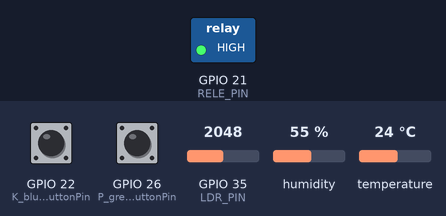
Bench run of a sketch on a simulated ESP32. On the bench: switched loads named in the sketch (green lamp = pin HIGH). The inputs (shaded band) are chosen by the test bench; at power-on: humidity 55 %, GPIO 35 (LDR_PIN) = 2048, GPIO 22 (K_blue_buttonPin) HIGH, GPIO 26 (P_green_buttonPin) HIGH, temperature 24 °C. What the sketch prints to the serial monitor is not drawn.

Above: at 1.8 s.
1.9 s: humidity set to 22 %
4.5 s: GPIO 35 (LDR_PIN) set to 0
7.5 s: GPIO 22 (K_blue_buttonPin) pulled LOW for 1.25 s
10.2 s: GPIO 26 (P_green_buttonPin) pulled LOW for 1.25 s
12.9 s: humidity set to 40 %
15.7 s: GPIO 35 (LDR_PIN) set to 3603
Timing chart, 0 to 18.7 s (numbered marks = the images above; inputs shaded):
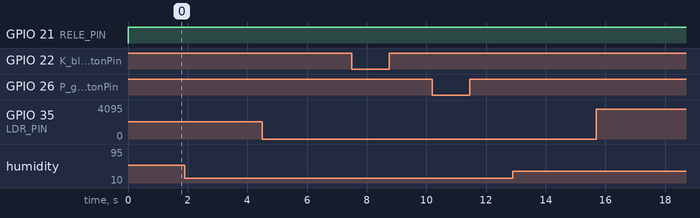

The sketch:

sketch.ino
```cpp
#include "DHTesp.h"

#define P_green_buttonPin 26  // Pino do botão P (fósforo)
#define K_blue_buttonPin 22   // Pino do botão K (potássio)

#define LDR_PIN 35            // Pino do sensor LDR
#define DHT_PIN 15            // Pino do sensor DHT
#define RELE_PIN 21           // Pino de controle do relé

DHTesp dhtSensor;

const double rl10 = 50000.0; // LDR resistance at 10 lux
const double ldrGamma = 0.7;

// Limites para pH e umidade
const float pH_min = 5.5;  // pH mínimo aceitável para o solo
const float pH_max = 7.5;  // pH máximo aceitável para o solo
const float humidity_threshold = 30.0;  // Umidade mínima aceitável (em %)

bool isBombaLigada = false;

void setup() {
  Serial.begin(115200);

  pinMode(P_green_buttonPin, INPUT_PULLUP);
  pinMode(K_blue_buttonPin, INPUT_PULLUP);
  pinMode(LDR_PIN, INPUT);
  pinMode(RELE_PIN, OUTPUT);  // Configura o pino do relé como saída

  dhtSensor.setup(DHT_PIN, DHTesp::DHT22);
}

void loop() {
  int P_buttonState = digitalRead(P_green_buttonPin);
  int K_buttonState = digitalRead(K_blue_buttonPin);

  if (P_buttonState == LOW) {
    Serial.println("Button P Pressed");
  } else {
    Serial.println("Button P Not Pressed");
  }

  if (K_buttonState == LOW) {
    Serial.println("Button K Pressed");
  } else {
    Serial.println("Button K Not Pressed");
  }

  double pH = read_ldr();
  double humidity = read_dht();

  if (deveIrrigar(K_buttonState == LOW, P_buttonState == LOW, pH, humidity)) {
    liga_rele();
  } else {
    desliga_rele();
  }

  delay(1000);
}

double calculate_resistance(int ldr_value) {
    double voltage_ratio = ldr_value / (4095.0 - ldr_value);
    return 10000.0 * voltage_ratio;
}

double calculate_lux(double resistance) {
    return 10.0 * pow(rl10 / resistance, 1.0 / ldrGamma);
}

double read_ldr() {
    int value = analogRead(LDR_PIN);
    double resistance = calculate_resistance(value);
    double light_level = calculate_lux(resistance);
    Serial.print("Luminosidade: ");
    Serial.println(light_level);
    return light_level;
}

double read_dht() {
    TempAndHumidity data = dhtSensor.getTempAndHumidity();

    if (isnan(data.humidity)) {
        Serial.println("Erro ao ler o sensor DHT22");
        return NAN;
    } else {
        Serial.print("Umidade: ");
        Serial.print(data.humidity);
        Serial.println(" %");
        return data.humidity;
    }
}

void liga_rele() {
  // Liga o relé (ativa a bomba de água)
  if (!isBombaLigada) {
    isBombaLigada = true;
    Serial.println("Acionando bomba.");
  } else {
    Serial.println("Bomba se mantém acionada.");
  }

  digitalWrite(RELE_PIN, HIGH);
}

void desliga_rele() {
  // Desliga o relé (ativa a bomba de água)
  if (isBombaLigada) {
    isBombaLigada = false;
    Serial.println("Desligando bomba.");
  } else {
    Serial.println("Bomba se mantém desligada.");
  }

  digitalWrite(RELE_PIN, LOW);
}

// Função que retorna 'true' ou 'false' para irrigação
bool deveIrrigar(bool K, bool P, float pH, float humidity) {
  // Lógica de decisão para irrigação
  if (humidity < humidity_threshold) {
    // Se a umidade estiver abaixo do limite, irrigar imediatamente
    Serial.println("Irrigação recomendada. Motivo: baixa umidade.");
    return true;
  }

  if (pH < pH_min || pH > pH_max) {
    // Se o pH estiver fora do intervalo ideal (5.5-7.5), irrigar para tentar corrigir o pH
    Serial.print("Irrigação recomendada. Motivo: pH fora da faixa recomendada (");
    Serial.print(pH);
    Serial.println(").");
    return true;
  }

  if (!K || !P) {
    // Se os níveis de Potássio ou Fósforo estiverem baixos, é necessário irrigar para ajudar na absorção de nutrientes
    Serial.println("Irrigação recomendada. Motivo: baixo nível de K ou P.");
    return true;
  }

  // Se todos os parâmetros estiverem dentro do intervalo ideal, não é necessário irrigar
  Serial.println("Irrigação não recomendada. Motivo: todos os parâmetros normais.");
  return false;
}
```

Measured:
- after the input at 1.9 s, every drawn part: stays the same
- after the input at 4.5 s, every drawn part: stays the same
- after the input at 7.5 s, every drawn part: stays the same
- after the input at 10.2 s, every drawn part: stays the same
- after the input at 12.9 s, every drawn part: stays the same
- after the input at 15.7 s, every drawn part: stays the same
